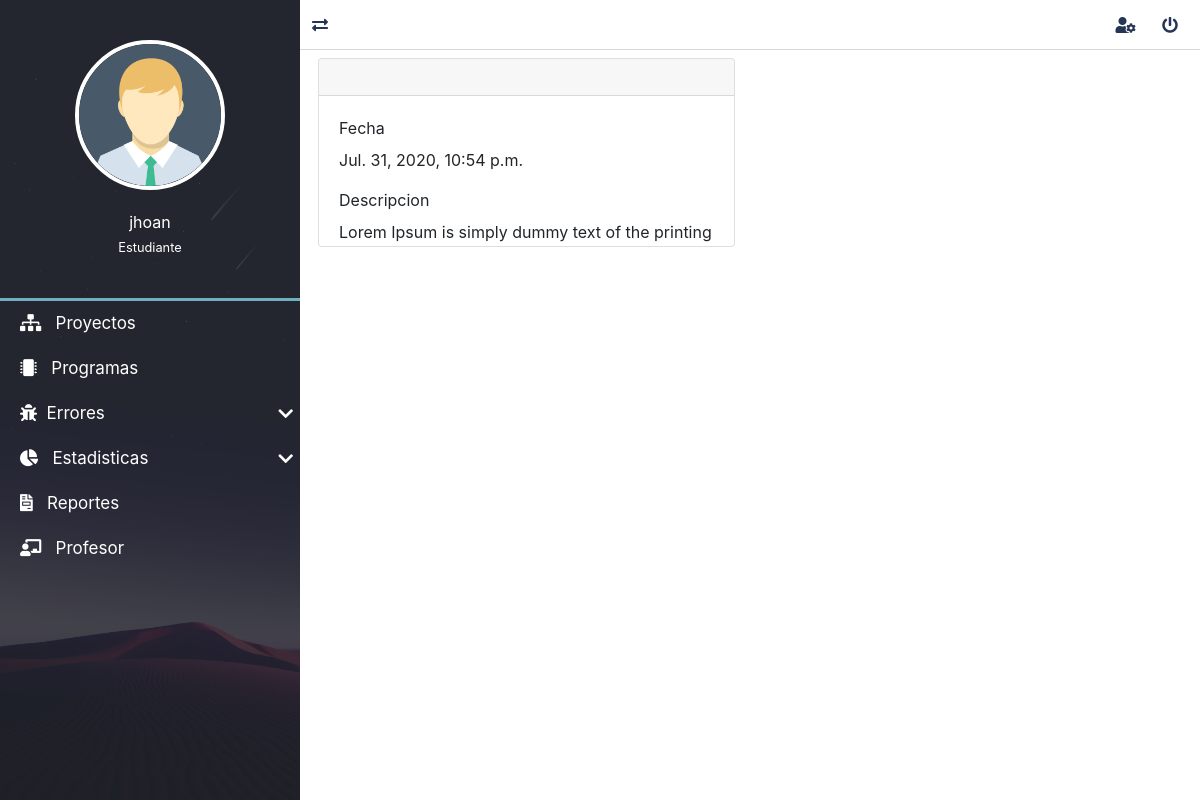
The app's page /pip/lista/ (signed in), older data.
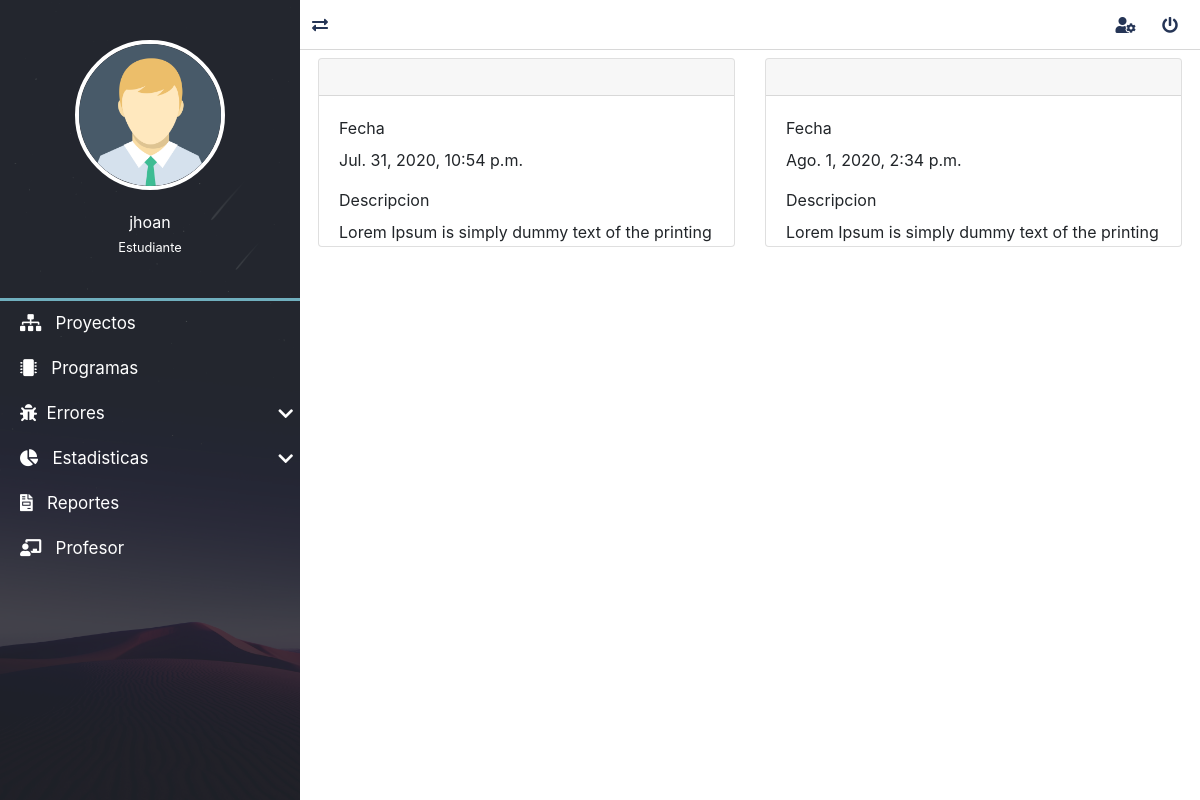
The same page, newer data.
### pips/models.py (models this page shows, shortened)
class Pip(models.Model):
    id_estudiante = models.ForeignKey("estudiantes.Estudiante", verbose_name="Estudiante", on_delete=models.CASCADE)
    fecha=models.DateTimeField(auto_now_add=True, verbose_name="Fecha")
    descripcion=models.TextField(verbose_name="Descripcion")
    solucion=models.TextField(verbose_name="Solucion")
    comentarios=models.TextField(verbose_name="Comentarios")
    class Meta:
        verbose_name ="Pip"
        verbose_name_plural ="Pips"

### pips/views.py (the view)
# urls.py: path('lista/', PipListView.as_view(), name='lista_pips'),
@method_decorator(login_required, name='dispatch')
class PipListView(ListView):
    model = Pip

### mainApp/context_processors.py (called while the page is built)
def get_programasDeUsuario(request):
    programas= Programa.objects.all()
    return {'lista_programas':programas}

def get_lenguajes(request):
    lenguajes = Lenguaje.objects.all()
    return {'lista_lenguajes':lenguajes}

def get_medidas(request):
    medidas = Medida.objects.all()
    return {'lista_medidas':medidas}

def get_fases(request):
    fases = Fase.objects.all()
    return {'lista_fases':fases}

def get_tiposdefectos(request):
    tipos_defectos = TiposDefecto.objects.all()
    return {'lista_tipos_defectos':tipos_defectos}

### proyectos/context_processors.py (called while the page is built)
def get_proyecto(request):
    proyecto= Proyecto.objects.values_list('id','nombre','id_proceso' ,'descripcion', 'fechaInicio')
    return {
        'proyectos':proyecto
    }

### pips/templates/pips/pip_list.html (shortened to what this page needs)
{% extends 'layouts/layout.html' %}
{% block content %}
    <div class="row">
        {% for j in object_list %}
                <div class="col-sm-6 mb-3">
                    <div class="card">
                        <div class="card-header">
                        </div>
                        <div class="card-body scroll-project-description">
                            <label class="label">Fecha</label>
                            <p class="card-text">{{j.fecha}}</p>
                            <label class="label">Descripcion</label>
                            <p class="card-text">{{j.descripcion}}</p>
                        </div>
                    </div>
                </div>
        {% endfor %}
    </div>
{% endblock content %}

Row changes from the older to the newer data that the page shows:
added Pip: fecha "Ago. 1, 2020, 2:34 p.m.", descripcion "Lorem Ipsum is simply dummy text of the printing…"
